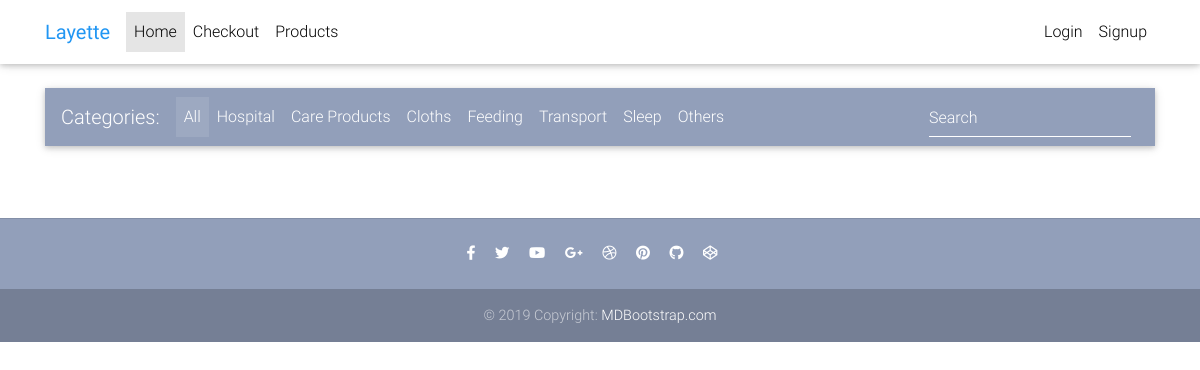
Page /?category=CP on the earlier database version.
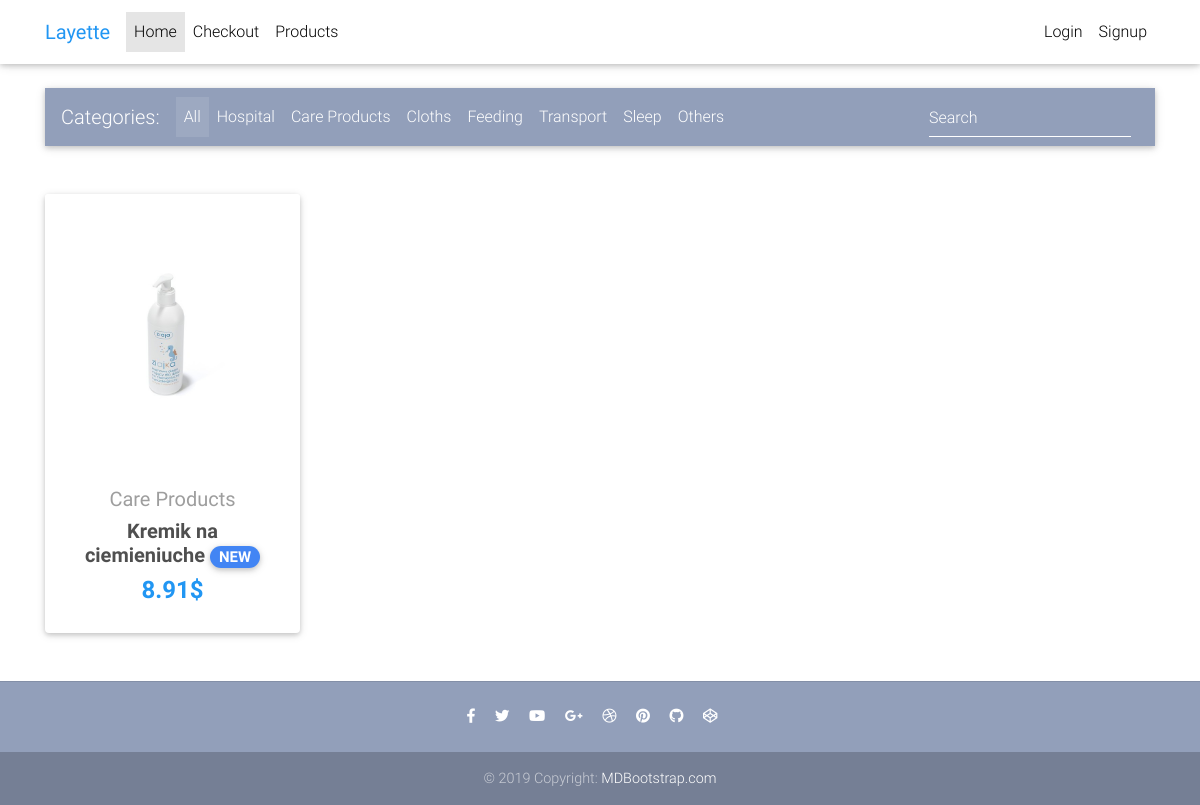
Same page on the later database version.
### shop_app/models.py (models this page shows, shortened)
class Item(models.Model):
    title = models.CharField(_('Title'), max_length=100)
    price = models.FloatField(_('Price'),)
    discount_price = models.FloatField(_('Discount price'),blank=True, null=True)
    category = models.CharField(_('Category'),choices=CATEGORY_CHOICES, max_length=2)
    label = models.CharField(_('Label'), choices=LABEL_CHOICES, max_length=1)
    slug = models.SlugField()
    description = models.TextField(_('Description'),)
    image = models.ImageField(_('Image'),)
    def get_absolute_url(self):
        return reverse("shop_app:product", kwargs={
            'slug': self.slug
        })

### shop_app/views.py (the view)
# urls.py: path('', HomeView.as_view(), name='home'),
class HomeView(ListView):
    model = Item
    paginate_by = 4
    template_name = "home.html"
    def get_queryset(self, *args, **kwargs):
        queryset = Item.objects.all()
        category = self.request.GET.get("category")
        if category:
            queryset = Item.objects.all().filter(category=category)
        return queryset

### templates/home.html (shortened to what this page needs)
{% extends 'base.html' %}
{% block content %}
<body>
  <main>
    <div class="container">
      <nav class="navbar navbar-expand-lg navbar-dark mdb-color lighten-3 mt-3 mb-5">
        <span class="navbar-brand">Categories:</span>
        <div class="collapse navbar-collapse" id="basicExampleNav">
          <ul class="navbar-nav mr-auto">
            <li class="nav-item active">
              <a class="nav-link" href="{% url 'shop_app:home'%}">All
              </a>
            </li>
            <li class="nav-item">
              <a class="nav-link" name="category" href="{% url 'shop_app:home'%}?category=H" >Hospital</a>
            </li>
            <li class="nav-item">
              <a class="nav-link" name="category" href="{% url 'shop_app:home'%}?category=CP">Care Products</a>
            </li>
            <li class="nav-item">
              <a class="nav-link" name="category" href="{% url 'shop_app:home'%}?category=C">Cloths</a>
            </li>
            <li class="nav-item">
              <a class="nav-link" name="category" href="{% url 'shop_app:home'%}?category=F">Feeding</a>
            </li>
            <li class="nav-item">
              <a class="nav-link" name="category" href="{% url 'shop_app:home'%}?category=T">Transport</a>
            </li>
            <li class="nav-item">
              <a class="nav-link" name="category" href="{% url 'shop_app:home'%}?category=S">Sleep</a>
            </li>
            <li class="nav-item">
              <a class="nav-link" name="category" href="{% url 'shop_app:home'%}?category=O">Others</a>
            </li>
          </ul>
          <form class="form-inline">
            <div class="md-form my-0">
              <input class="form-control mr-sm-2" type="text" placeholder="Search" aria-label="Search">
            </div>
          </form>
        </div>
      </nav>
      <section class="text-center mb-4">
        <div class="row wow fadeIn">
          {% for item in object_list %}
          <div class="col-lg-3 col-md-6 mb-4">
            <div class="card">
              <div class="view overlay">
                <img src="{{ item.image.url }}" class="card-img-top">
              </div>
              <div class="card-body text-center">
                <a href="" class="grey-text">
                  <h5>{{ item.get_category_display }}</h5>
                </a>
                <h5>
                  <strong>
                    <a href="{{ item.get_absolute_url }}" class="dark-grey-text">{{ item.title }}
                      <span class="badge badge-pill {{ item.get_label_display }}-color">NEW</span>
                    </a>
                  </strong>
                </h5>
                <h4 class="font-weight-bold blue-text">
                  <strong>
                    {% if item.discount_price %}
                    <del>{{ item.price }}$</del>
                    {{ item.discount_price }}$
                    {% else %}
                    {{ item.price }}$
                    {% endif %}
                  </strong>
                </h4>
              </div>
            </div>
          </div>
          {% endfor %}
        </div>
      </section>
    </div>
  </main>
</body>
{% endblock content %}

### templates/base.html (shortened to what this page needs)
{% load static %}
<!DOCTYPE html>
<html lang="en">
<head>
  <link rel="stylesheet" href="https://use.fontawesome.com/releases/v5.11.2/css/all.css">
  <link href="{% static 'css/bootstrap.min.css' %}" rel="stylesheet">
  <link href="{% static 'css/mdb.min.css' %}" rel="stylesheet">
  <link href="{% static 'css/style.min.css' %}" rel="stylesheet">
</head>
{% include "navbar.html" %}
<body>
    <div class="mt-5 pt-4">
    </div>
    {% block content %}
    {% endblock content %}
    {% include "footer.html" %}
</body>
</html>

### templates/navbar.html (shortened to what this page needs)
{% load cart_template_tags %}
<nav class="navbar fixed-top navbar-expand-lg navbar-light white scrolling-navbar">
    <div class="container">
        <a class="navbar-brand waves-effect" href="{% url 'shop_app:home' %}" target="_blank">
            <strong class="blue-text">Layette</strong>
        </a>
        <div class="collapse navbar-collapse" id="navbarSupportedContent">
            <ul class="navbar-nav mr-auto">
                <li class="nav-item active">
                    <a class="nav-link waves-effect" href="/">Home
                    </a>
                </li>
                <li class="nav-item">
                    <a class="nav-link waves-effect" href="/checkout" target="_blank">Checkout</a>
                </li>
                <li class="nav-item">
                    <a class="nav-link waves-effect" href="/products"
                       target="_blank">Products</a>
                </li>
            </ul>
            {% if request.user.is_authenticated %}
            <ul class="navbar-nav nav-flex-icons">
                <li class="nav-item">
                    <a href="{% url 'shop_app:order-summary' %}" class="nav-link waves-effect">
                        <span class="badge red z-depth-1 mr-1"> {{ request.user|cart_item_count }} </span>
                        <i class="fas fa-shopping-cart"></i>
                        <span class="clearfix d-none d-sm-inline-block"> Cart </span>
                    </a>
                </li>
                <li class="nav-item">
                    <a href="{% url 'account_logout' %}" class="nav-link waves-effect">
                        <span class="clearfix d-none d-sm-inline-block">Logout</span>
                    </a>
                </li>
            </ul>
            {% else %}
            <ul class="navbar-nav nav-flex-icons">
                <li class="nav-item">
                    <a href="{% url 'account_login' %}" class="nav-link waves-effect">
                        <span class="clearfix d-none d-sm-inline-block">Login</span>
                    </a>
                </li>
                <li class="nav-item">
                    <a href="{% url 'account_signup' %}" class="nav-link waves-effect">
                        <span class="clearfix d-none d-sm-inline-block">Signup</span>
                    </a>
                </li>
            </ul>
            {% endif %}
        </div>
    </div>
</nav>

### templates/footer.html
<footer class="page-footer text-center font-small mt-4 wow fadeIn">
    <hr class="my-4">
    <div class="pb-4">
        <a href="https://www.facebook.com/mdbootstrap" target="_blank">
            <i class="fab fa-facebook-f mr-3"></i>
        </a>
        <a href="https://twitter.com/MDBootstrap" target="_blank">
            <i class="fab fa-twitter mr-3"></i>
        </a>
        <a href="https://www.youtube.com/watch?v=7MUISDJ5ZZ4" target="_blank">
            <i class="fab fa-youtube mr-3"></i>
        </a>
        <a href="https://plus.google.com/u/0/b/107863090883699620484" target="_blank">
            <i class="fab fa-google-plus-g mr-3"></i>
        </a>
        <a href="https://dribbble.com/mdbootstrap" target="_blank">
            <i class="fab fa-dribbble mr-3"></i>
        </a>
        <a href="https://pinterest.com/mdbootstrap" target="_blank">
            <i class="fab fa-pinterest mr-3"></i>
        </a>
        <a href="https://github.com/mdbootstrap/bootstrap-material-design" target="_blank">
            <i class="fab fa-github mr-3"></i>
        </a>
        <a href="http://codepen.io/mdbootstrap/" target="_blank">
            <i class="fab fa-codepen mr-3"></i>
        </a>
    </div>
    <div class="footer-copyright py-3">
        © 2019 Copyright:
        <a href="https://mdbootstrap.com/education/bootstrap/" target="_blank"> MDBootstrap.com </a>
    </div>
</footer>

### templates/scripts.html (shortened to what this page needs)
{% load static %}

### templates/base.html (style rules this page uses)
html, body, header, .carousel { height: 60vh; }

Differences in the rows shown:
added Item: image (picture), category "Care Products", title "Kremik na ciemieniuche", price "8.91"
